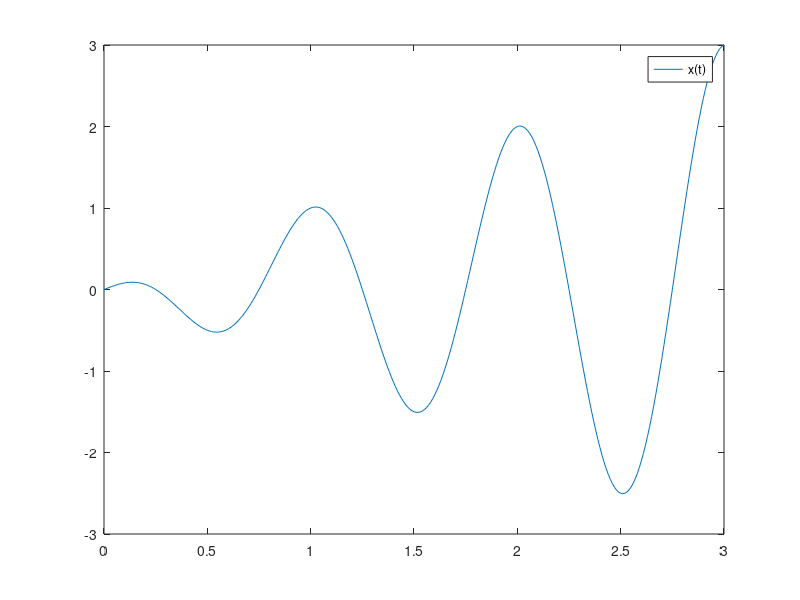
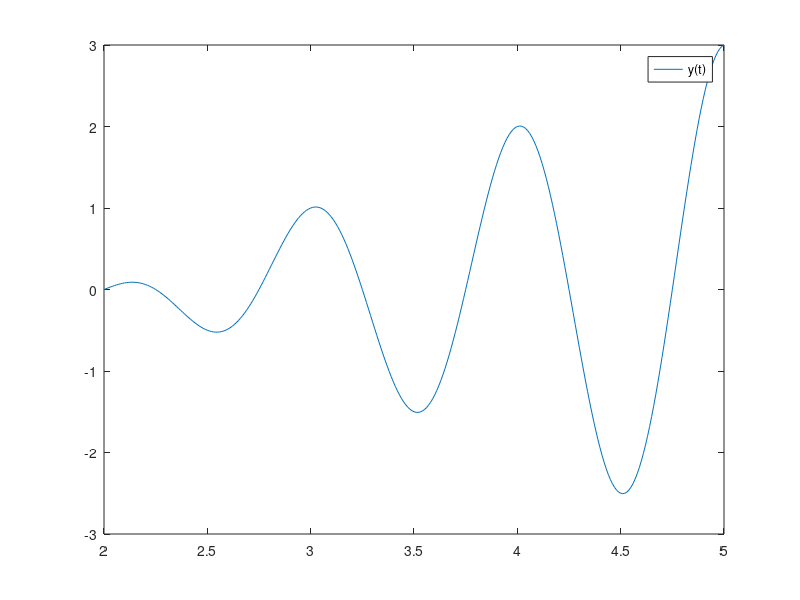

Reproduce these figures in MATLAB, in order.
t=0:0.01:3;
x=t.*cos(2*pi*t);

figure('Name','input','NumberTitle','off');
plot(t,x);
legend('x(t)');

figure('Name','output','NumberTitle','off');
plot(t+2,x)
legend('y(t)');



